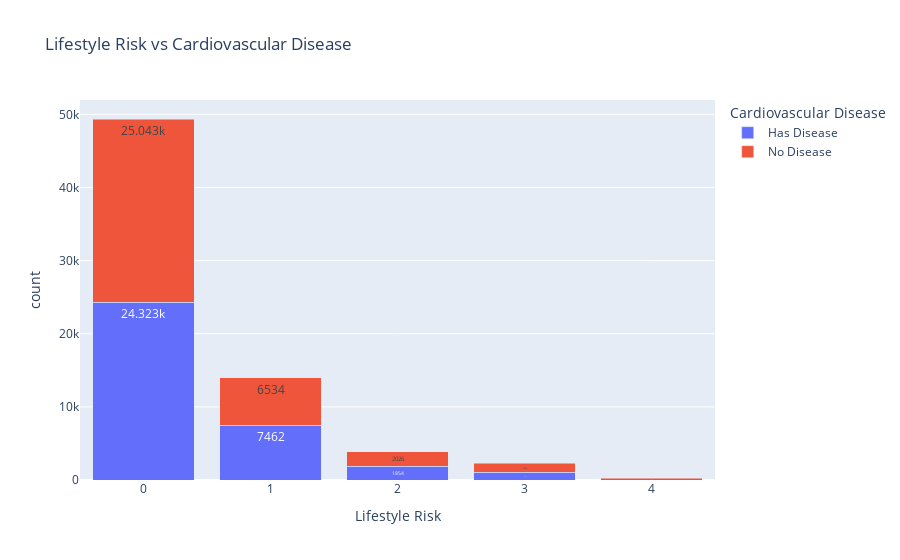

Source (notebook cell):
### Markdown cell above
# Do lifestyle_risk affect cardiovascular disease risk?

### Code cell
df["cardio_label"] = df["cardio"].map({0: "No Disease", 1: "Has Disease"}).fillna(df["cardio"])

counts = df.groupby(["lifestyle_risk", "cardio_label"]).size().reset_index(name="count")


fig = px.bar(
    counts,
    x="lifestyle_risk",
    y="count",
    color="cardio_label",
    barmode="stack",
    title="Lifestyle Risk vs Cardiovascular Disease",
    labels={"lifestyle_risk": "Lifestyle Risk", "cardio_label": "Cardiovascular Disease"}
)

fig.update_traces(texttemplate='%{y}', textposition="inside")

fig.show()

### Figure 1 — Plotly figure (JSON) as saved in the notebook; plotly's stock layout.template omitted (floating-point values rounded to 4 significant figures)
{"data": [{"hovertemplate": "Cardiovascular Disease=Has Disease<br>Lifestyle Risk=%{x}<br>count=%{y}<extra></extra>", "legendgroup": "Has Disease", "marker": {"color": "#636efa", "pattern": {"shape": ""}}, "name": "Has Disease", "orientation": "v", "showlegend": true, "textposition": "inside", "texttemplate": "%{y}", "type": "bar", "x": [0, 1, 2, 3, 4], "xaxis": "x", "y": [24323, 7462, 1854, 1065, 156], "yaxis": "y"}, {"hovertemplate": "Cardiovascular Disease=No Disease<br>Lifestyle Risk=%{x}<br>count=%{y}<extra></extra>", "legendgroup": "No Disease", "marker": {"color": "#EF553B", "pattern": {"shape": ""}}, "name": "No Disease", "orientation": "v", "showlegend": true, "textposition": "inside", "texttemplate": "%{y}", "type": "bar", "x": [0, 1, 2, 3, 4], "xaxis": "x", "y": [25043, 6534, 2026, 1224, 126], "yaxis": "y"}], "layout": {"barmode": "stack", "legend": {"title": {"text": "Cardiovascular Disease"}, "tracegroupgap": 0}, "title": {"text": "Lifestyle Risk vs Cardiovascular Disease"}, "xaxis": {"anchor": "y", "domain": [0, 1], "title": {"text": "Lifestyle Risk"}}, "yaxis": {"anchor": "x", "domain": [0, 1], "title": {"text": "count"}}}}
